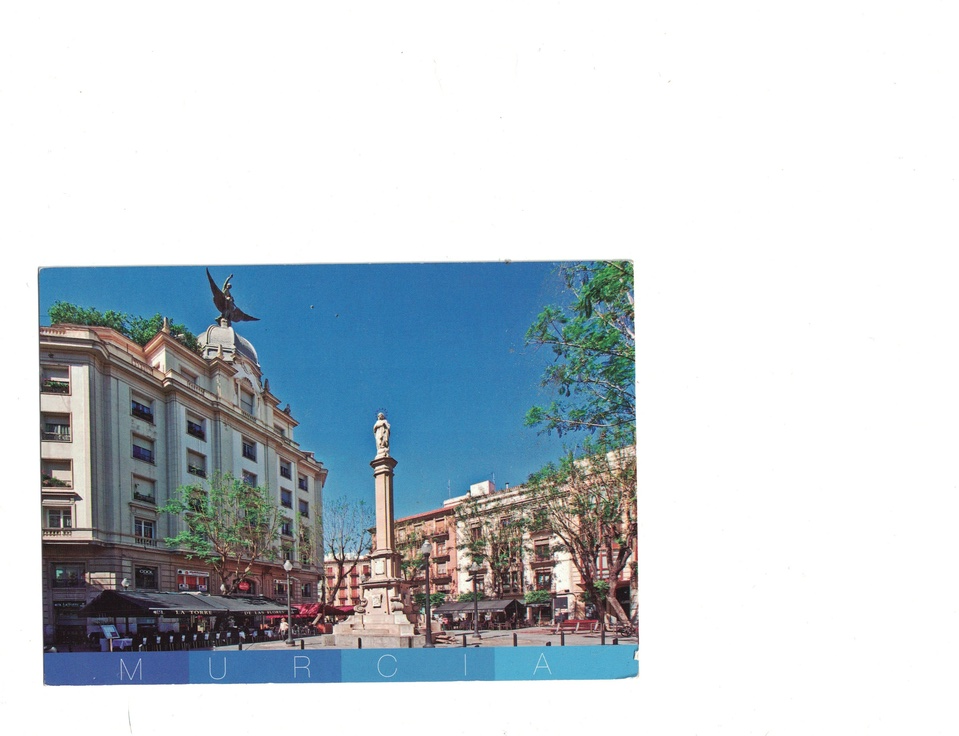
#> input picture imgs-test/middle_rotated.JPG, 959 x 736 px, shrunk from 3231 x 2480 before the run
$ jupyter execute scan_cropper_debug.ipynb
#> lines starting #> are read from the running program, lines starting #| are printed output that depends on the picture; after the words box and inside, x2 and y2 are one past the last pixel; in counts of white or black regions, pixels touching at a corner belong together
[cell 1]
from pathlib import Path
from dataclasses import dataclass, field
import matplotlib.pyplot as plt
import numpy as np
import cv2

def show_img(img: np.ndarray) -> None:
    plt.figure(figsize=(20,10))
    if len(img.shape) == 2:
        plt.imshow(img, cmap="gray")
    else:
        plt.imshow(img[...,::-1])

[cell 2]
file = Path().resolve().parent.parent / 'imgs-test' / 'middle_rotated.JPG'
file.is_file()

[cell 3]
img = cv2.imread(str(file), 1)
#> img is the input picture: shape (736, 959, 3); mean B, G, R 212, 206.1, 197.8
show_img(img)

[cell 4]
img_gray = cv2.cvtColor(img, cv2.COLOR_BGR2GRAY)
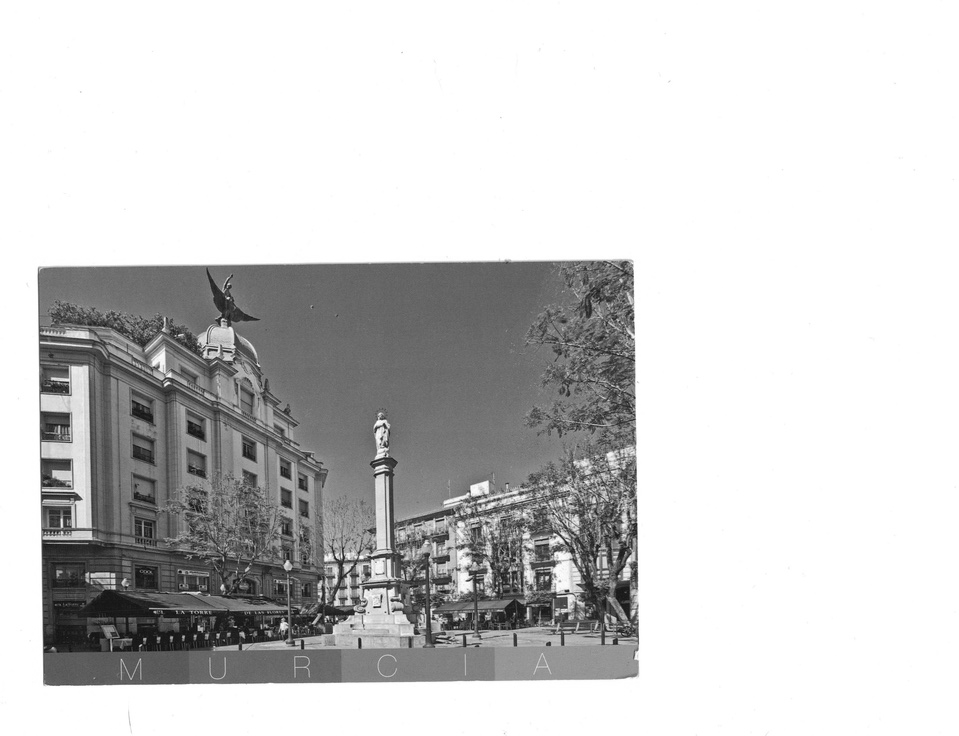
#> img_gray: shape (736, 959); min 4, max 255, mean 204.3
show_img(img_gray)

[cell 5]
ret, thresh = cv2.threshold(img_gray, 127, 255, 0)
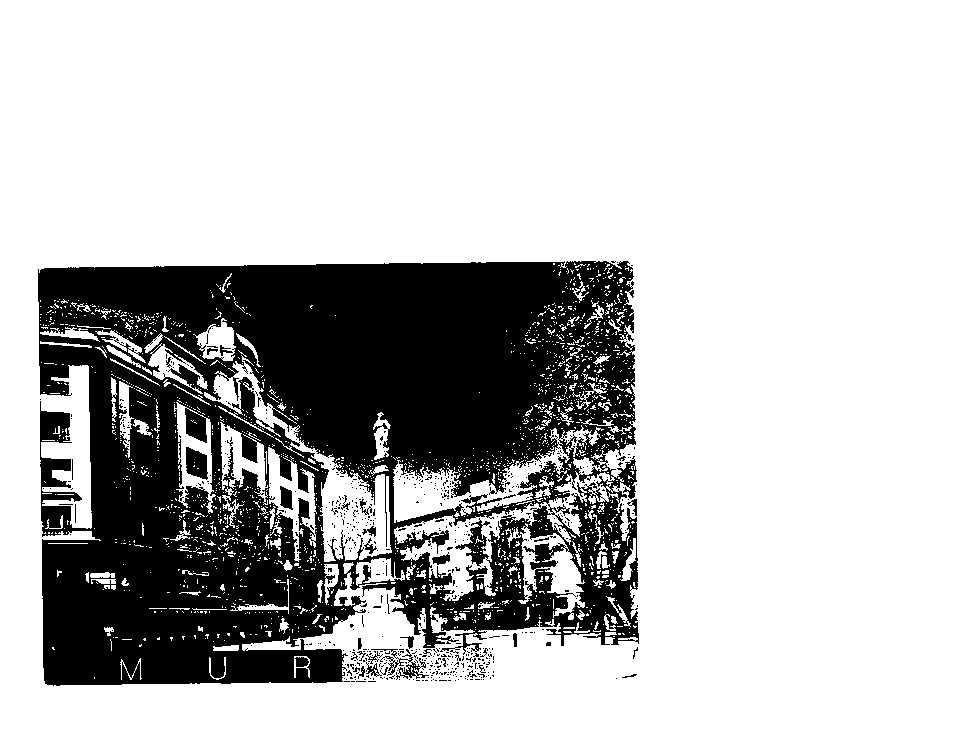
#> thresh: shape (736, 959); 74.2% white; 668 black regions (636 under 20 px)
contours, hierarchy = cv2.findContours(thresh, cv2.RETR_TREE, cv2.CHAIN_APPROX_SIMPLE)
#> contours = 3048 contours, 2886 with area under 20; largest, box (x1, y1, x2, y2) and area: (0, 0, 959, 736) 704130, (37, 260, 640, 687) 218796, (204, 355, 392, 562) 6935, (393, 425, 604, 523) 4865, (518, 523, 585, 620) 2715
print(f"contours:  {type(contours)}, {len(contours)}")
#| contours:  <class 'list'>, 3048
print(f"hierarchy: {type(hierarchy)}, {len(hierarchy)}")
#| hierarchy: <class 'numpy.ndarray'>, 1
print(hierarchy[0][0], cv2.contourArea(contours[0]))
#| [-1 -1  1 -1] 704130.0

[cell 6]
# h = hierarchy[0]
# for i in range(20):
    # print(f"{i} {h[i]} {cv.contourArea(contours[i])}")

[cell 7]
c = []

for idx, val in enumerate(hierarchy[0]):
    _next, _prev, _child, _parent = val
    if _child != -1 and _parent == 0:
        if cv2.contourArea(contours[idx]) > 1000:
            c.append((idx, val))
#> this loop made 3048 passes
#> val on passes 1 to 3: [-1, -1, 1, -1], [2, -1, -1, 0], [3, 1, -1, 0]
#> after the loop, c = [(617, [-1, 616, 618, 0])]

print(len(c))
#| 1

[cell 8]
for i in c:
    print(f"{i} -> {cv2.contourArea(contours[i[0]])}")
#> this loop made 1 pass
#> i on pass 1: (617, [-1, 616, 618, 0])
#| (617, array([ -1, 616, 618,   0], dtype=int32)) -> 218796.5

[cell 9]
photos = []
for idx, val in enumerate(hierarchy[0]):
    _next, _prev, _child, _parent = val
    if _parent == 0 and _child != -1 and cv2.contourArea(contours[idx]) > 1000:
        photos.append(contours[idx])
#> after the loop, photos = 1 contour; box (x1, y1, x2, y2) and area: (37, 260, 640, 687) 218796

print(f"photos len = {len(photos)}")
#| photos len = 1
photo_contour = photos[0]
#> photo_contour = contour of 2767 points, box (x1, y1, x2, y2) (37, 260, 640, 687), area 218796
photo_contour_area = cv2.contourArea(photo_contour)
#> photo_contour_area = 218796.5
print(f"photo_contour: {type(photo_contour)}, {len(photo_contour)}")
#| photo_contour: <class 'numpy.ndarray'>, 2767
print(f"photo_contour_area: {photo_contour_area}")
#| photo_contour_area: 218796.5

## Bounding Rectangle

### Straight Bounding Rectangle

[cell 10]
#  x,y,w,h = cv2.boundingRect(photo_contour)
#  cv2.rectangle(img,(x,y),(x+w,y+h),(0,255,0),15)
#  show_img(img)

### Rotated Bounding Rectangle

[cell 11]
rect = cv2.minAreaRect(photo_contour)
#> rect = ((338, 472.7), (597.8, 420.2), -0.725)
box = cv2.boxPoints(rect)
#> box = [[41.79, 686.6], [36.47, 266.4], [634.3, 258.8], [639.6, 679]]
box = np.int0(box)
#> box = [[41, 686], [36, 266], [634, 258], [639, 679]]
# cv2.drawContours(img, [box], 0, (0,0,255), 10);
# show_img(img)
print(type(rect))
#| <class 'tuple'>

[cell 12]
def rotate_bound(image, angle):
    # grab the dimensions of the image and then determine the
    # center
    (h, w) = image.shape[:2]
    (cX, cY) = (w // 2, h // 2)
    # grab the rotation matrix (applying the negative of the
    # angle to rotate clockwise), then grab the sine and cosine
    # (i.e., the rotation components of the matrix)
    M = cv2.getRotationMatrix2D((cX, cY), -angle, 1.0)
    cos = np.abs(M[0, 0])
    sin = np.abs(M[0, 1])
    # compute the new bounding dimensions of the image
    nW = int((h * sin) + (w * cos))
    nH = int((h * cos) + (w * sin))
    # adjust the rotation matrix to take into account translation
    M[0, 2] += (nW / 2) - cX
    M[1, 2] += (nH / 2) - cY
    # perform the actual rotation and return the image
    return cv2.warpAffine(image, M, (nW, nH))

def rotate(img: np.ndarray, photo_contour: np.ndarray) -> np.ndarray:
    h, w = img.shape[1], img.shape[0]
    center, size, angle = cv2.minAreaRect(photo_contour)
    M = cv2.getRotationMatrix2D(center, -angle, 1.0)
    cos = np.abs(M[0, 0])
    sin = np.abs(M[0, 1])

    nW = int((h * sin) + (w * cos))
    nH = int((h * cos) + (w * sin))

    M[0, 2] += (nW / 2) - center[0]
    M[1, 2] += (nH / 2) - center[1]

    return cv2.warpAffine(img, M, (nW, nH))

[cell 13]
center, size, angle = rect
#> center = (338, 472.7); size = (597.8, 420.2); angle = -0.725
center, size = tuple(map(int, center)), tuple(map(int, size))
#> center = (338, 472); size = (597, 420)
# size = (size[1], size[0])
height, width = img.shape[0] * 2, img.shape[1] * 2
#> height = 1472; width = 1918

if width < height:
    angle -= 90
# else:
#     # angle *= -1
#     height += 1000
#     width += 1000

M = cv2.getRotationMatrix2D(center, angle, 1)
#> M = [[1, -0.0127, 6], [0.0127, 1, -4.24]]
# img_rot = cv2.warpAffine(img, M, (width, height))
img_rot = rotate(img, photo_contour)
#> in rotate, `center, size, angle = cv2.minAreaRect(photo_contour)`: center = (338, 472.7); size = (597.8, 420.2); angle = -0.725
#> in rotate, `M = cv2.getRotationMatrix2D(center, -angle, 1.0)`: M = [[1, 0.0127, -5.96], [-0.0127, 1, 4.32]]
#> in rotate, `cos = np.abs(M[0, 0])`: cos = 1
#> in rotate, `sin = np.abs(M[0, 1])`: sin = 0.0127
#> in rotate, `nW = int((h * sin) + (w * cos))`: nW = 748
#> in rotate, `nH = int((h * cos) + (w * sin))`: nH = 968
#> in rotate, `return cv2.warpAffine(img, M, (nW, nH))`:
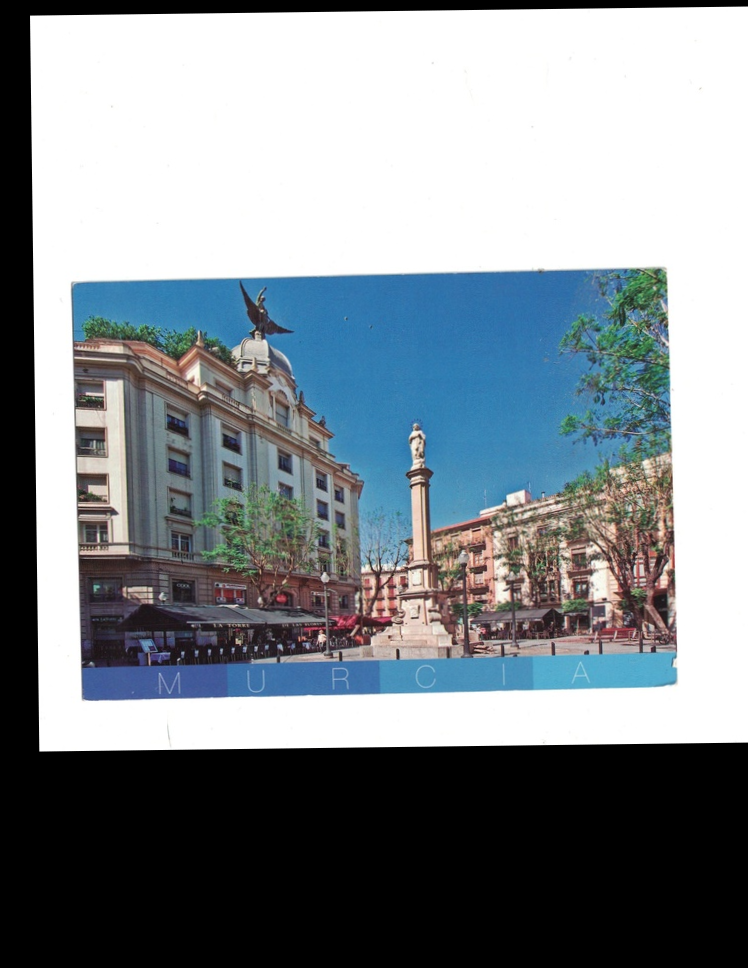
#> returned value: shape (968, 748, 3); mean of channels 0, 1, 2 143, 137.2, 129.1; drawn as B, G, R
show_img(img_rot)

[cell 14]
img_crop = cv2.getRectSubPix(img_rot, size, center)
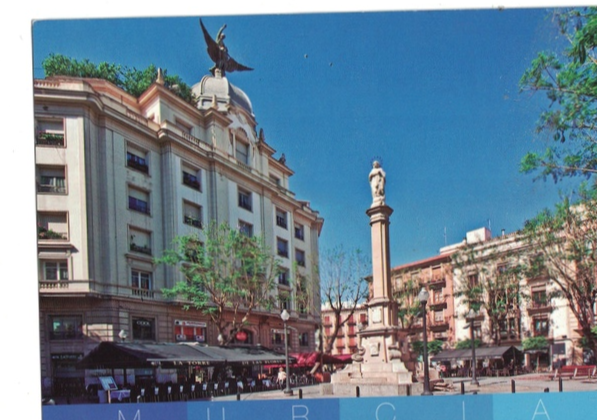
#> img_crop: shape (420, 597, 3); mean B, G, R 144.8, 129.2, 107.8
show_img(img_crop)

$ run again, with imgs-test/crooked.JPG copied over imgs-test/middle_rotated.JPG
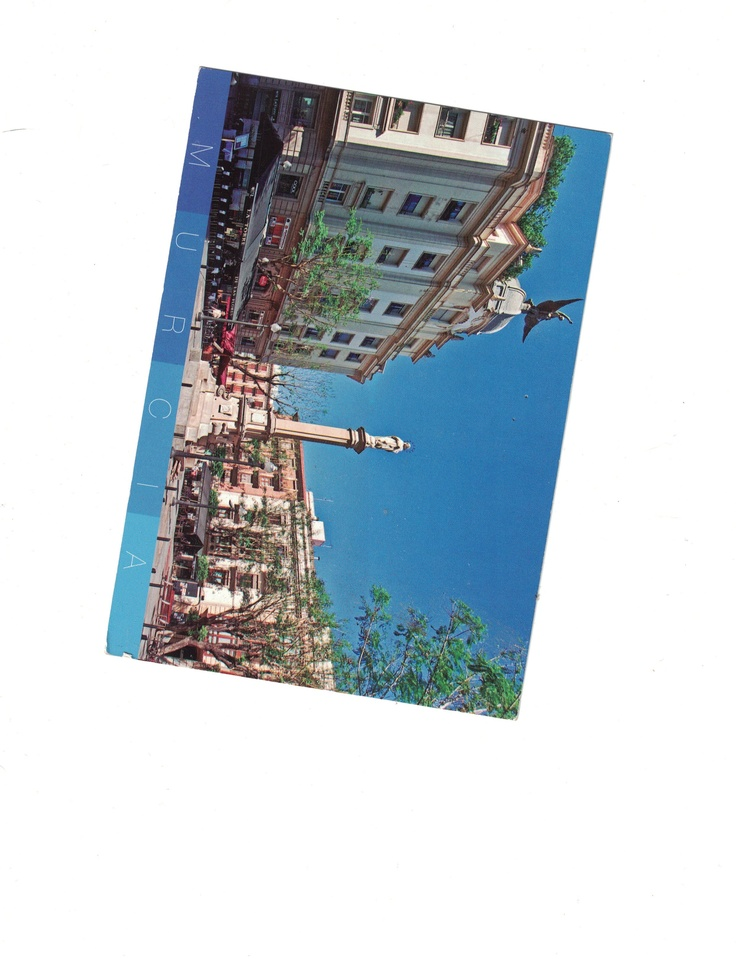
#> input picture imgs-test/crooked.JPG, 736 x 959 px, shrunk from 2480 x 3231 before the run
#> img is the input picture: shape (959, 736, 3); mean B, G, R 212.1, 206.3, 197.8
#> `ret, thresh = cv2.threshold(img_gray, 127, 255, 0)`:
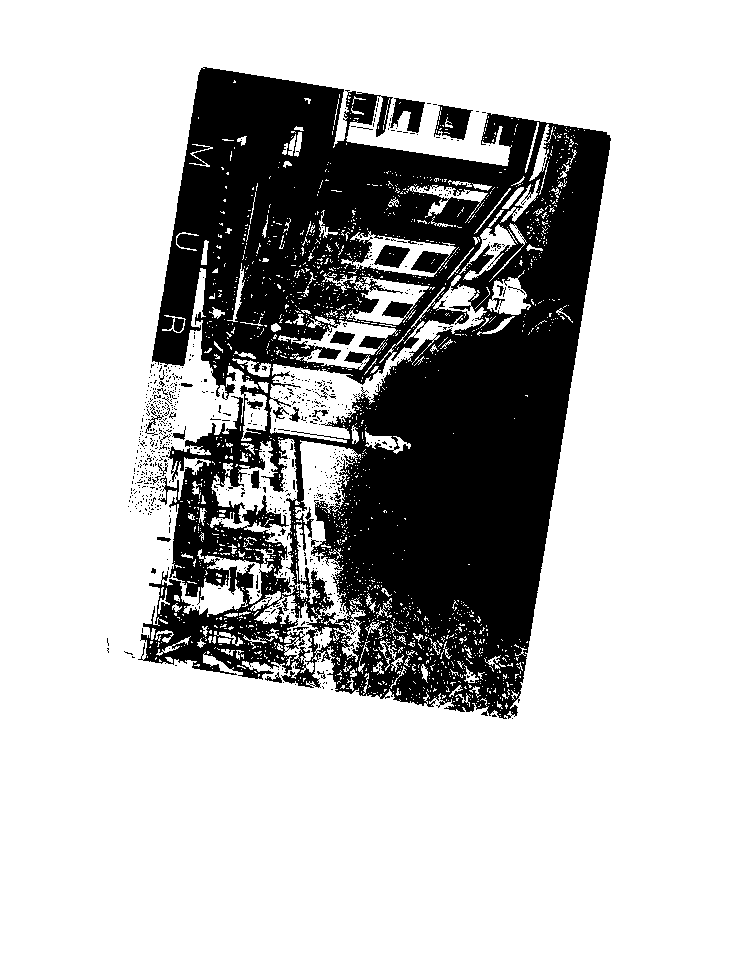
#> thresh: shape (959, 736); 74.3% white; 757 black regions (723 under 20 px)
#> contours = 3263 contours, 3115 with area under 20; largest, box (x1, y1, x2, y2) and area: (0, 0, 736, 959) 704130, (140, 66, 612, 720) 220644, (269, 275, 487, 443) 7341, (250, 440, 366, 673) 6600, (210, 438, 308, 599) 4694
#| contours:  <class 'list'>, 3263
#| hierarchy: <class 'numpy.ndarray'>, 1
#| [-1 -1  1 -1] 704130.0
#> the loop `for idx, val in enumerate(hierarchy[0]):` made 3263 passes
#> val on passes 1 to 3: [-1, -1, 1, -1], [2, -1, -1, 0], [3, 1, -1, 0]
#> after the loop `for idx, val in enumerate(hierarchy[0]):`: c = [(654, [-1, 653, 655, 0])]
#| 1
#> the loop `for i in c:` made 1 pass
#> i on pass 1: (654, [-1, 653, 655, 0])
#> (printed output is left out)
#> after the loop `for idx, val in enumerate(hierarchy[0]):`: photos = 1 contour; box (x1, y1, x2, y2) and area: (140, 66, 612, 720) 220644
#| photos len = 1
#> photo_contour = contour of 2833 points, box (x1, y1, x2, y2) (140, 66, 612, 720), area 220644
#> photo_contour_area = 220644.5
#| photo_contour: <class 'numpy.ndarray'>, 2833
#| photo_contour_area: 220644.5
#> rect = ((357.8, 393.1), (597.8, 420), -80.81)
#> `box = cv2.boxPoints(rect)`: box = [[517.3, 721.7], [102.7, 654.6], [198.2, 64.47], [612.8, 131.6]]
#> `box = np.int0(box)`: box = [[517, 721], [102, 654], [198, 64], [612, 131]]
#| <class 'tuple'>
#> `center, size, angle = rect`: center = (357.8, 393.1); size = (597.8, 420); angle = -80.81
#> `center, size = tuple(map(int, center)), tuple(map(int, size))`: center = (357, 393); size = (597, 420)
#> `angle -= 90`: angle = -170.8
#> `M = cv2.getRotationMatrix2D(center, angle, 1)`: M = [[-0.987, -0.16, 772.2], [0.16, -0.987, 723.9]]
#> in rotate, `center, size, angle = cv2.minAreaRect(photo_contour)`: center = (357.8, 393.1); size = (597.8, 420); angle = -80.81
#> in rotate, `M = cv2.getRotationMatrix2D(center, -angle, 1.0)`: M = [[0.16, 0.987, -87.41], [-0.987, 0.16, 683.4]]
#> cos = 0.16
#> sin = 0.987
#> nW = 879
#> nH = 1064
#> `img_crop = cv2.getRectSubPix(img_rot, size, center)`:
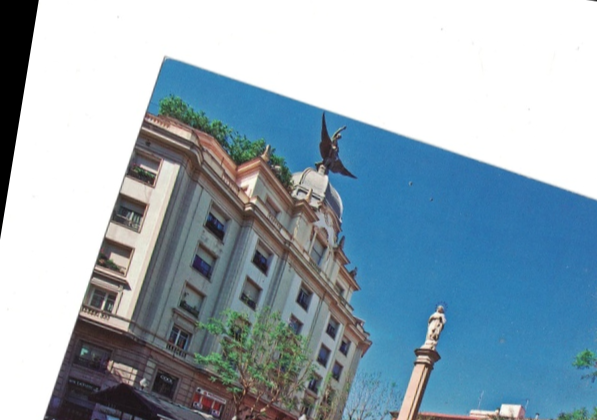
#> img_crop: shape (420, 597, 3); mean B, G, R 181.8, 169.1, 149.1
